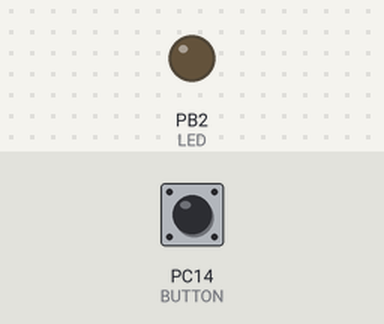
Simulated run of this sketch. Board: STM32 Blue Pill. On the bench: output pins drawn as LEDs (lit = HIGH). Dashed ring = blinking. The inputs (shaded band) are chosen by the test bench; at power-on: PC14 (BUTTON) HIGH.

Above: at 1.2 s.
1.3 s: PC14 (BUTTON) pulled LOW for 0.15 s
At 1.75 s:
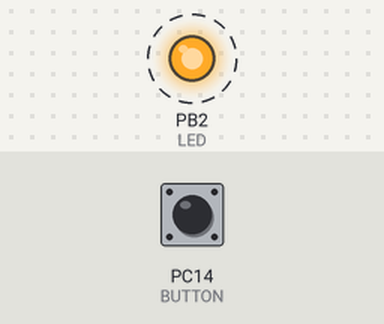
Timing chart, 0 to 10.4 s (numbered marks = the images above; inputs shaded):
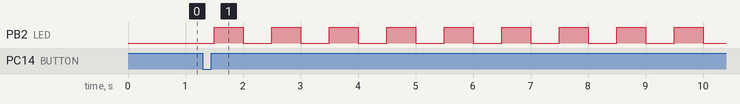

The sketch:

led_blink_button-read-ch32v203.ino
```cpp
/*
This sketch reads a push button and decides what to do with an LED:
- Either blink the LED or turn it OFF, for every button push.
So it alternates between OFF and blinking.
*/
#define LED PB2
#define BUTTON PC14

unsigned long ledTimer = 0;
uint16_t ledTime = 500;
uint8_t ledControl = 0;
bool buttonStatus = true;
bool previousState = false;
bool debouncing= true;
unsigned long buttonDebounceTimer = 0;
uint16_t debounceTime = 300;
bool toggleLED = false;

void setup() {
  // put your setup code here, to run once:
  pinMode(LED, OUTPUT);
  pinMode(BUTTON, INPUT_PULLUP);
}

void loop() {

  buttonStatus= digitalRead(BUTTON);

  // If button is pressed and was not previously pressed (in the last 300ms at least)
  if(!buttonStatus && !previousState && !debouncing){
    buttonDebounceTimer= millis();
    debouncing= true;
    previousState= true;
    toggleLED = !toggleLED; // toggle the variable that decides what to do with the LED
  }
  // If debounce time has passed, reset the debouncing control
  if(millis() - buttonDebounceTimer > debounceTime){
    debouncing= false;
    previousState= false;
  }

  if(millis() - ledTimer > ledTime){
    ledTimer += ledTime;
    if(toggleLED){ // if toggleLED is true, blink LED
      if(ledControl == 0){
      ledControl= 1;
      }else{
        ledControl= 0;
      }
    }else{ // if toggleLED is not true, turn LED off
      ledControl= 0;
    }

    digitalWrite(LED, ledControl);
  }
}
```

Measured:
- after the input at 1.3 s, PB2 (LED): alternates HIGH for 0.50 s and LOW for 0.50 s, starting after 0.20 s
